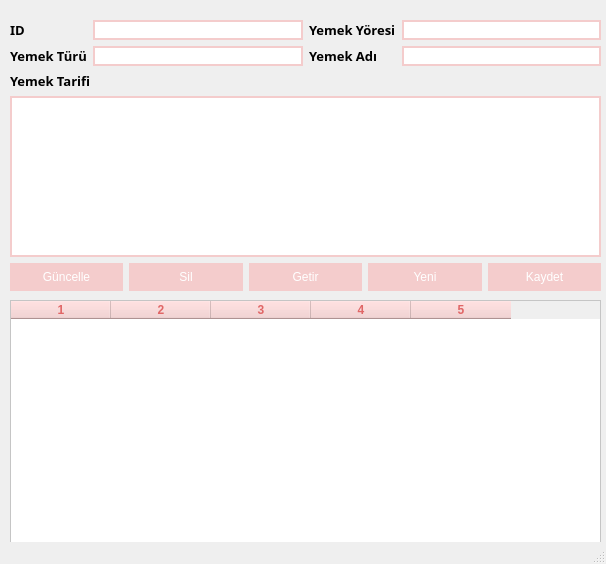
<?xml version="1.0" encoding="UTF-8"?>
<ui version="4.0">
 <class>yemekekle</class>
 <widget class="QMainWindow" name="yemekekle">
  <property name="geometry">
   <rect>
    <x>0</x>
    <y>0</y>
    <width>606</width>
    <height>564</height>
   </rect>
  </property>
  <property name="windowTitle">
   <string>MainWindow</string>
  </property>
  <widget class="QWidget" name="centralwidget">
   <widget class="QWidget" name="verticalLayoutWidget_3">
    <property name="geometry">
     <rect>
      <x>10</x>
      <y>20</y>
      <width>591</width>
      <height>271</height>
     </rect>
    </property>
    <layout class="QVBoxLayout" name="verticalLayout_3">
     <item>
      <layout class="QHBoxLayout" name="horizontalLayout"/>
     </item>
     <item>
      <layout class="QHBoxLayout" name="horizontalLayout_3">
       <item>
        <layout class="QFormLayout" name="formLayout">
         <item row="0" column="0">
          <widget class="QLabel" name="label_11">
           <property name="font">
            <font>
             <family>A Year Without Rain</family>
             <pointsize>10</pointsize>
             <italic>false</italic>
             <bold>true</bold>
            </font>
           </property>
           <property name="styleSheet">
            <string notr="true">font: 500 10pt &quot;A Year Without Rain&quot;;
color: black;
font-weight: 800
</string>
           </property>
           <property name="text">
            <string>ID</string>
           </property>
          </widget>
         </item>
         <item row="0" column="1">
          <widget class="QLineEdit" name="yemek_id">
           <property name="enabled">
            <bool>true</bool>
           </property>
           <property name="styleSheet">
            <string notr="true">border: 2px solid #f4cccc;</string>
           </property>
          </widget>
         </item>
         <item row="1" column="0">
          <widget class="QLabel" name="label_3">
           <property name="font">
            <font>
             <family>A Year Without Rain</family>
             <pointsize>10</pointsize>
             <italic>false</italic>
             <bold>true</bold>
            </font>
           </property>
           <property name="styleSheet">
            <string notr="true">font: 500 10pt &quot;A Year Without Rain&quot;;
color: black;
font-weight: 800</string>
           </property>
           <property name="text">
            <string>Yemek Türü</string>
           </property>
          </widget>
         </item>
         <item row="1" column="1">
          <widget class="QLineEdit" name="yemek_turu">
           <property name="styleSheet">
            <string notr="true">border: 2px solid #f4cccc;</string>
           </property>
          </widget>
         </item>
        </layout>
       </item>
       <item>
        <layout class="QFormLayout" name="formLayout_2">
         <item row="0" column="0">
          <widget class="QLabel" name="label_6">
           <property name="font">
            <font>
             <family>A Year Without Rain</family>
             <pointsize>10</pointsize>
             <italic>false</italic>
             <bold>true</bold>
            </font>
           </property>
           <property name="styleSheet">
            <string notr="true">font: 500 10pt &quot;A Year Without Rain&quot;;
color: black;
font-weight: 800</string>
           </property>
           <property name="text">
            <string>Yemek Yöresi</string>
           </property>
          </widget>
         </item>
         <item row="0" column="1">
          <widget class="QLineEdit" name="yemek_yoresi">
           <property name="styleSheet">
            <string notr="true">border: 2px solid #f4cccc;</string>
           </property>
          </widget>
         </item>
         <item row="1" column="0">
          <widget class="QLabel" name="label_7">
           <property name="minimumSize">
            <size>
             <width>80</width>
             <height>0</height>
            </size>
           </property>
           <property name="maximumSize">
            <size>
             <width>5</width>
             <height>50</height>
            </size>
           </property>
           <property name="font">
            <font>
             <family>A Year Without Rain</family>
             <pointsize>10</pointsize>
             <italic>false</italic>
             <bold>true</bold>
            </font>
           </property>
           <property name="styleSheet">
            <string notr="true">font: 500 10pt &quot;A Year Without Rain&quot;;
color: black;
font-weight: 800</string>
           </property>
           <property name="text">
            <string>Yemek Adı</string>
           </property>
          </widget>
         </item>
         <item row="1" column="1">
          <widget class="QLineEdit" name="yemek_adi">
           <property name="styleSheet">
            <string notr="true">border: 2px solid #f4cccc;</string>
           </property>
          </widget>
         </item>
        </layout>
       </item>
      </layout>
     </item>
     <item>
      <layout class="QVBoxLayout" name="verticalLayout_2">
       <item>
        <widget class="QLabel" name="label_4">
         <property name="font">
          <font>
           <family>A Year Without Rain</family>
           <pointsize>10</pointsize>
           <italic>false</italic>
           <bold>true</bold>
          </font>
         </property>
         <property name="styleSheet">
          <string notr="true">font: 500 10pt &quot;A Year Without Rain&quot;;
color: black;
font-weight: 800</string>
         </property>
         <property name="text">
          <string>Yemek Tarifi</string>
         </property>
        </widget>
       </item>
       <item>
        <widget class="QTextEdit" name="yemek_tarifi">
         <property name="styleSheet">
          <string notr="true">border: 2px solid #f4cccc;</string>
         </property>
        </widget>
       </item>
      </layout>
     </item>
     <item>
      <layout class="QHBoxLayout" name="horizontalLayout_2">
       <item>
        <widget class="QPushButton" name="btn_guncelle">
         <property name="styleSheet">
          <string notr="true">QPushButton {
font: 500 10pt &quot;Arimo Medium&quot;;
color: white;
background: #f4cccc;
color:white;
border: 2px solid #f4cccc;
padding: 5px;}
QPushButton:hover {
background-color: #ea9999;
border: 2px solid #ea9999;
}
QPushButton:pressed {
background-color: #e06666;
border: 2px solid #e06666;
}</string>
         </property>
         <property name="text">
          <string>Güncelle</string>
         </property>
        </widget>
       </item>
       <item>
        <widget class="QPushButton" name="btn_sil">
         <property name="styleSheet">
          <string notr="true">QPushButton {
font: 500 10pt &quot;Arimo Medium&quot;;
color: white;
background: #f4cccc;
color:white;
border: 2px solid #f4cccc;
padding: 5px;}
QPushButton:hover {
background-color: #ea9999;
border: 2px solid #ea9999;
}
QPushButton:pressed {
background-color: #e06666;
border: 2px solid #e06666;
}</string>
         </property>
         <property name="text">
          <string>Sil</string>
         </property>
        </widget>
       </item>
       <item>
        <widget class="QPushButton" name="btn_getir">
         <property name="styleSheet">
          <string notr="true">QPushButton {
font: 500 10pt &quot;Arimo Medium&quot;;
color: white;
background: #f4cccc;
color:white;
border: 2px solid #f4cccc;
padding: 5px;}
QPushButton:hover {
background-color: #ea9999;
border: 2px solid #ea9999;
}
QPushButton:pressed {
background-color: #e06666;
border: 2px solid #e06666;
}</string>
         </property>
         <property name="text">
          <string>Getir</string>
         </property>
        </widget>
       </item>
       <item>
        <widget class="QPushButton" name="btn_yeni">
         <property name="styleSheet">
          <string notr="true">QPushButton {
font: 500 10pt &quot;Arimo Medium&quot;;
color: white;
background: #f4cccc;
color:white;
border: 2px solid #f4cccc;
padding: 5px;}
QPushButton:hover {
background-color: #ea9999;
border: 2px solid #ea9999;
}
QPushButton:pressed {
background-color: #e06666;
border: 2px solid #e06666;
}</string>
         </property>
         <property name="text">
          <string>Yeni</string>
         </property>
        </widget>
       </item>
       <item>
        <widget class="QPushButton" name="btn_kaydet">
         <property name="styleSheet">
          <string notr="true">QPushButton {
font: 500 10pt &quot;Arimo Medium&quot;;
color: white;
background: #f4cccc;
color:white;
border: 2px solid #f4cccc;
padding: 5px;}
QPushButton:hover {
background-color: #ea9999;
border: 2px solid #ea9999;
}
QPushButton:pressed {
background-color: #e06666;
border: 2px solid #e06666;
}</string>
         </property>
         <property name="text">
          <string>Kaydet</string>
         </property>
        </widget>
       </item>
      </layout>
     </item>
    </layout>
   </widget>
   <widget class="QTableWidget" name="tableWidget">
    <property name="geometry">
     <rect>
      <x>10</x>
      <y>300</y>
      <width>591</width>
      <height>251</height>
     </rect>
    </property>
    <property name="styleSheet">
     <string notr="true">
QTableWidget{background: white;}
QTableWidget::item{background: white;  border: 2px solid #f4cccc;}
QTableWidget::item::pressed{background:  #e06666;}
QTableWidget::item::hover{background:  #e06666;}
QHeaderView::section { background-color:#f4cccc; color:#e06666; font-weight:800}
QTableView QTableCornerButton::section{ background-color:#f4cccc }
QTableWidget::item:selected{ background-color: #e06666 }
</string>
    </property>
    <column>
     <property name="text">
      <string>1</string>
     </property>
    </column>
    <column>
     <property name="text">
      <string>2</string>
     </property>
    </column>
    <column>
     <property name="text">
      <string>3</string>
     </property>
    </column>
    <column>
     <property name="text">
      <string>4</string>
     </property>
    </column>
    <column>
     <property name="text">
      <string>5</string>
     </property>
    </column>
   </widget>
  </widget>
  <widget class="QMenuBar" name="menubar">
   <property name="geometry">
    <rect>
     <x>0</x>
     <y>0</y>
     <width>606</width>
     <height>21</height>
    </rect>
   </property>
  </widget>
  <widget class="QStatusBar" name="statusbar"/>
 </widget>
 <resources/>
 <connections/>
</ui>
